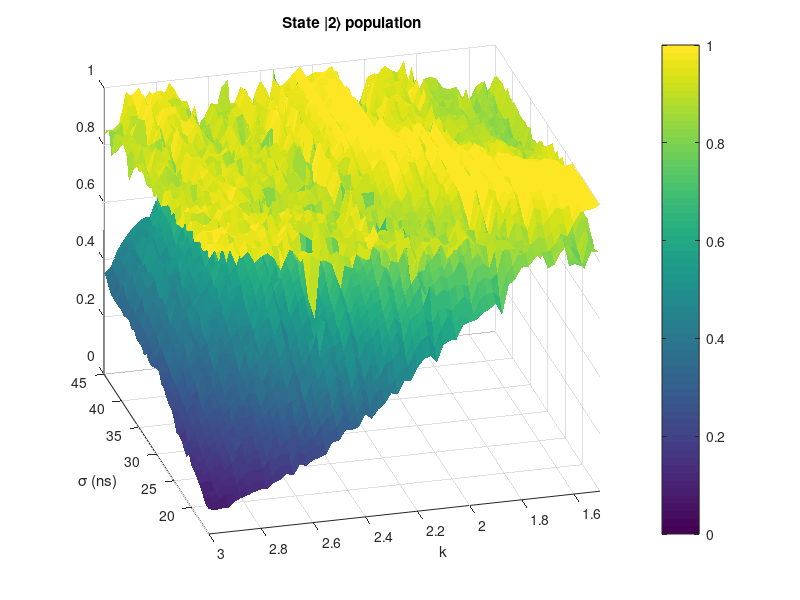
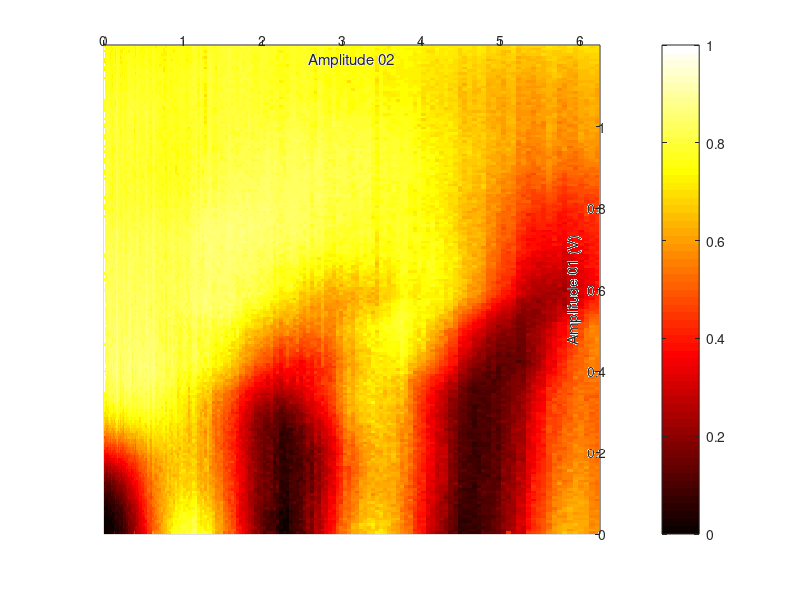

Write the MATLAB code that produced these figures, in order.
%%%%%%%%%%%%%%%%%%%%%%%%%%%%%%%%%%%%%%%%%%%%%%%
% \sigma-k experimental surface maps for 
% STIRAP and saSTIRAP. 
% STIRAP: level 0,1,2 populations:
% p0_exp_STIRAP, p1_exp_STIRAP, p2_exp_STIRAP
% saSTIRAP: level 0,1,2 populations:
% p0_exp_saSTIRAP, p1_exp_saSTIRAP, p2_exp_saSTIRAP
%%%%%%%% Data from the experiments %%%%%%%%%%%%%
load('Exp_STIRAP.mat')
load('Exp_saSTIRAP.mat')
%%%%%%%%%%%%%%%%%%%%%%%

figure
 surf(sg*1e9, k, p2_exp_STIRAP); shading flat; view([-105 30]);
    xlabel('\sigma (ns)');
    ylabel('k');
    title('State |2\rangle population');
    xlim([sg(1)*1e9 sg(end)*1e9]);
    ylim([k(1) k(end)]);
    zlim([0,1])
    caxis([0 1])
    colorbar;
    
    hold on
    surf(sg*1e9, k, p2_exp_saSTIRAP); shading flat; view([-105 30]);
    xlabel('\sigma (ns)');
    ylabel('k');
    title('State |2\rangle population');
    xlim([sg(1)*1e9 sg(end)*1e9]);
    ylim([k(1) k(end)]);
    zlim([0,1])
    caxis([0 1])
    colorbar;


    %%
    % saSTIRAP p2 map as a function of 
    % STIRAP area A (obtained from var1) and
    % saSTIRAP area A_02 (obtained from var2)
    % %%%%%%%%%%%%%%%%%%%%%%%%%%%%%%%
    load('Exp_saSTIRAP_area_map.mat')

    var1 = amplitude_02_range.^2;
    var2 = amplitude_01_range;
    title1 = 'Amplitude 02';
    title2 = 'Amplitude 01 (V)';
    
    figure
    surf(var2,var1,squeeze(state(:,:,1,3))); shading flat; view([90 -90]);
    xlabel(title2);
    ylabel(title1);
    xlim([var2(1), var2(end)]);
    ylim([var1(1), var1(end)]);
    zlim([0,1])
    caxis([0 1])
    colormap('hot')
    colorbar;
  


